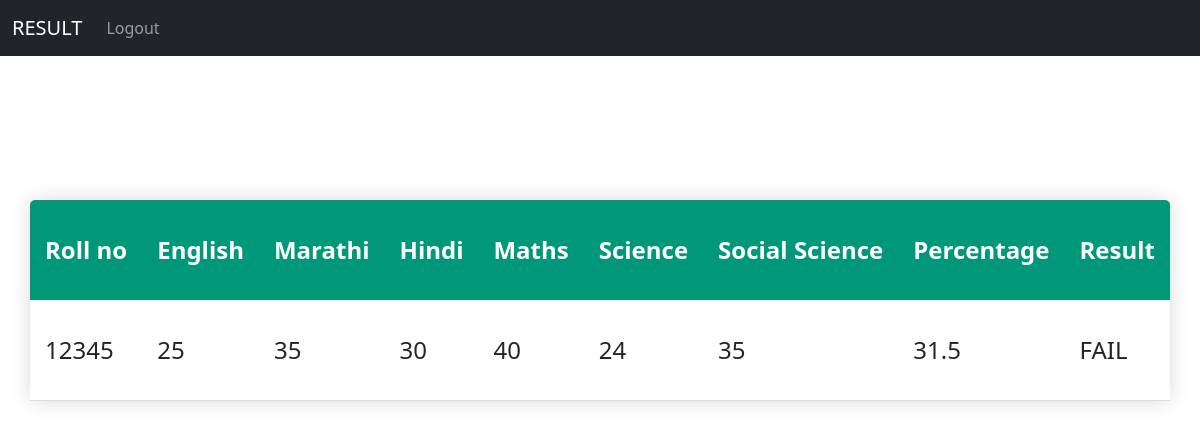
/user/studentindex.php?rollno=12345, run on the app's committed database.
### tables this page shows
CREATE TABLE `result` (
  `id` int(11) NOT NULL,
  `rollno` int(11) NOT NULL,
  `english` int(10) NOT NULL,
  `marathi` int(10) NOT NULL,
  `hindi` int(10) NOT NULL,
  `maths` int(10) NOT NULL,
  `science` int(10) NOT NULL,
  `socialscience` int(10) NOT NULL,
  `percentage` float NOT NULL,
  `result` varchar(4) NOT NULL
);

### user/studentindex.php (the view, shortened to what this page needs)
<!DOCTYPE html>
<html>
<head>
  <link href="https://cdn.jsdelivr.net/npm/bootstrap@5.1.3/dist/css/bootstrap.min.css" rel="stylesheet">
</head>
<body>
  <nav class="navbar navbar-expand-sm bg-dark navbar-dark fixed-top">
    <div class="container-fluid">
      <a class="navbar-brand" href="#">RESULT</a>
      <div class="collapse navbar-collapse" id="collapsibleNavbar">
        <ul class="navbar-nav nav-right">
          <li class="nav-item">
            <a class="nav-link" href="login.php">Logout</a>
          </li>
        </ul>
      </div>
    </div>
  </nav>
  <?php
                include '../admin/connect.php';
                $rollno=$_GET['rollno'];
                $qry = mysqli_query($conn,"select * from result where rollno='$rollno'");
                $data = mysqli_fetch_array($qry);
                if($data==null){
                    header("location:login.php?error=No such student");
                    exit();
                }else{
                    ?>
                    <table class="content-table">
  <thead>
    <tr>
      <th>Roll no</th>
      <th>English</th>
      <th>Marathi</th>
      <th>Hindi</th>
      <th>Maths</th>
      <th>Science</th>
      <th>Social Science</th>
      <th>Percentage</th>
      <th>Result</th>
    </tr>
  </thead>
  <tbody>
    <tr>
      <td> <?php echo $data['rollno']; ?> </td>
      <td> <?php echo $data['english']; ?> </td>
      <td> <?php echo $data['marathi']; ?> </td>
      <td> <?php echo $data['hindi']; ?> </td>
      <td> <?php echo $data['maths']; ?> </td>
      <td> <?php echo $data['science']; ?> </td>
      <td> <?php echo $data['socialscience']; ?> </td>
      <td> <?php echo $data['percentage']; ?> </td>
      <td> <?php echo $data['result']; ?> </td>
    </tr>
  </tbody>
</table>
                    <?php
                }
                ?>
</body>
</html>

### user/studentindex.php (style rules this page uses)
.content-table { border-collapse: collapse; margin: 25px 0; font-size: 1.5rem; border-radius: 5px 5px 0 0; min-width: 400px; overflow: hidden; box-shadow: 0 0 20px rgba(0,0,0,0.15); margin-top: 200px; margin-left: auto; margin-right: auto; }
.content-table thead tr { background-color: #009879; color: #fff; text-align: left; height: 100px; }
.content-table th, .content-table td { padding: 12px 15px; }
.content-table tbody tr { border-bottom: 1px solid #dddddd; height: 100px; }

### data on the page
result: rollno "12345", english "25", marathi "35", hindi "30", maths "40", science "24", socialscience "35", percentage "31.5", result "FAIL"
